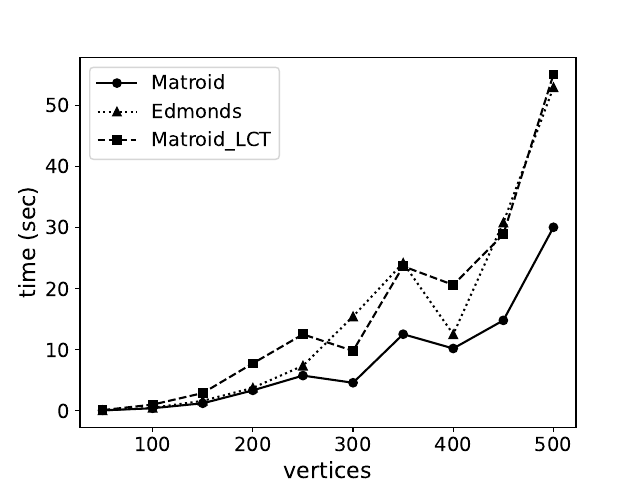

Here is the Python script that generated this plot:
import numpy as np
import os
import pandas as pd
import matplotlib.pyplot as plt

plt.rcParams.update({
    'font.size': 14,
    'axes.labelsize': 16,
    'xtick.labelsize': 14,
    'ytick.labelsize': 14,
    'legend.fontsize': 14
})

# dataset = "sparse"
dataset = "dense"
# dataset = "cliques"

folder = f"result\\{dataset}"

files = [
    os.path.join(folder, f)
    for f in os.listdir(folder)
    if f.endswith(".csv")
]

folder1 = f"result_LCT\\{dataset}"

files1 = [
    os.path.join(folder1, f)
    for f in os.listdir(folder1)
    if f.endswith(".csv")
]

vertices=pd.read_csv(files[0])["vertices"]

all_matroid_time = []
all_edmonds_time = []
all_matroidLCT_time = []
for f in files:
    df=pd.read_csv(f)
    all_matroid_time.append(df["avg_matroid_time"].to_numpy())
    all_edmonds_time.append(df["avg_edmonds_time"].to_numpy())

for f1 in files1:
    df1=pd.read_csv(f1)    
    all_matroidLCT_time.append(df1["avg_matroid_time"].to_numpy())

avg_matroid_time = np.mean(all_matroid_time, axis=0)
avg_edmonds_time = np.mean(all_edmonds_time, axis=0)
avg_matroidLCT_time = np.mean(all_matroidLCT_time, axis=0)

print(avg_edmonds_time)

plt.figure()

plt.plot(vertices, avg_matroid_time, 'o-', label="Matroid", color='k')  
plt.plot(vertices, avg_edmonds_time, '^:', label="Edmonds", color='k')  
plt.plot(vertices, avg_matroidLCT_time, 's--', label="Matroid_LCT", color='k') 

plt.xlabel("vertices")
plt.ylabel("time (sec)")
# plt.title('Comparison of Two Groups')
plt.legend() 

plt.savefig(f"originvsLCT.pdf")

plt.show()